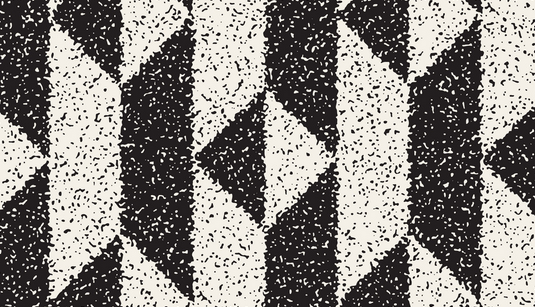
#> input picture imgs/abstract_black_and_white_noise.png, 535 x 307 px
$ jupyter execute 07_morphological_transformations.ipynb   (shell and % lines are left out)
#> lines starting #> are read from the running program, lines starting #| are printed output that depends on the picture
### funcs.py
import cv2 as cv
import numpy as np
from matplotlib import pyplot as plt

# ------------------------------------------------------------
### matplotlib_imshow
# ------------------------------------------------------------


# converting color mode to RGB and displaying the image as matplotlib figure
def matplotlib_imshow(
    img_title="", img=None, fig_h=5, cv_colorspace_conversion_flag=cv.COLOR_BGR2RGB
):
    """
    title: plot title (to be shown)
    img: image to plot
    fig_h = 7: figure height is set to 7
    cv_colorspace_conversion_flag = cv.COLOR_BGR2RGB: colorspace conversion
    """

    # tinkering with size
    try:
        img_height, img_width = img.shape[0], img.shape[1]
        aspect_ratio = img_width / img_height
        plt.figure(figsize=(fig_h, fig_h * aspect_ratio))
    except AttributeError:
        print(
            "None Type image. Correct_syntax is, matplotlib_imshow(img_title, img, fig_h, cv_colorspace_conversion_flag)."
        )

    # actual code for displaying the image
    plt.imshow(cv.cvtColor(img, cv_colorspace_conversion_flag))
    plt.title(img_title)
    plt.show()


# ------------------------------------------------------------
### Get grayscale canvas (2D)
# ------------------------------------------------------------


def get_canvas(shape, color_code=(80)):
    return np.full(shape, fill_value=color_code, dtype=np.uint8)


# ------------------------------------------------------------
### Auto Canny Edge detector
# ------------------------------------------------------------


# [86 lines left out: functions auto_canny, find_contours, draw_all_contours_one_by_one, not called in this run]

### 07_morphological_transformations.ipynb
### Import Statements

[cell 1]
import matplotlib.pyplot as plt
import numpy as np
import cv2 as cv
import sys
import copy

[cell 2]
from funcs import matplotlib_imshow

## **Morphological Transformations ([Docs](https://docs.opencv.org/4.7.0/d9/d61/tutorial_py_morphological_ops.html))**

Morphological transformations are some simple operations based on the image shape. It is **normally performed on binary images**. It **needs two inputs**, one is our **original image**, second one is called **structuring element or kernel** which decides the nature of operation. Two basic morphological operators are **Erosion and Dilation**. Then its **variant forms** such as, **Opening, Closing, Gradient etc** also comes into play. We will see them one-by-one with help of the following image:

**`Note:`** OpenCv treats the white pixels as the object and the dark ones as background. So, when we refer to objects we are referring to the white pixels in the image.

[cell 3]
abstract_noise_img = cv.imread("./imgs/abstract_black_and_white_noise.png", 0)
#> abstract_noise_img: shape (307, 535); min 0, max 255, mean 133.8

- ### Generating the Structural element (kernel) for morphological transformations

> `cv.getStructuringElement(kernel_shape, kernel_size)` function

<u>Function Parameters</u>
- kernel_shape: Desired shape of the kernel
    - rectangular kernel : cv.MORPH_RECT
    - elliptical kernel : cv.MORPH_ELLIPSE
    - cross-shaped kernel : cv.MORPH_CROSS
- kernel_size: in the form of a tuple (x, y)

[cell 4]
rect_kernel = cv.getStructuringElement(cv.MORPH_RECT, (3, 3))

[cell 5]
rect_kernel

- ### Erosion

Erosion refers to a convolution process in which the boundaries of foreground object (Always try to keep foreground in white) is eroded. So what happens is that, all the pixels near boundary will be discarded depending upon the size of kernel.

So in simple terms, at the boundary of the object `white region decreases in the image`. It is `useful for removing small white noises , detach two connected objects` etc.

> The `cv.erode(src, kernel, iterations)` function

[cell 6]
eroded_img = cv.erode(abstract_noise_img, rect_kernel)
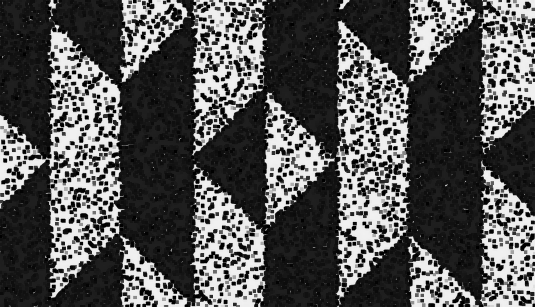
#> eroded_img: shape (307, 535); min 0, max 241, mean 84.2
matplotlib_imshow("Eroding Operation", eroded_img)

As we can see, eroding decreased white specks from inside the black segments although it also increased black noise in the white segments significantly.

- ### Dilation

Dilation is the opposite of errosion. In simple terms, at the boundary of the object `white region increases in the image`. It is `useful for black noise removal, joining broken parts of an object` etc. Dilation followed by Erosion is often used for noise removal.

> The `cv.dilate(src, kernel, iterations)` function

[cell 7]
dilated_img = cv.dilate(abstract_noise_img, rect_kernel)
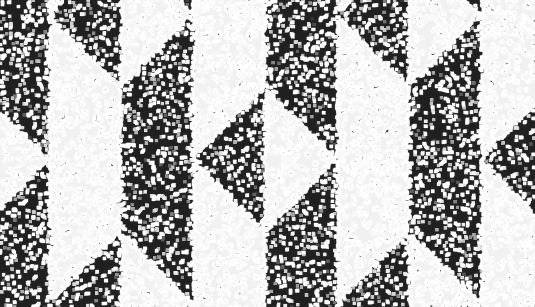
#> dilated_img: shape (307, 535); min 31, max 255, mean 181.9
matplotlib_imshow("Dilation Operation", dilated_img)

As we can see, dilation removed most of the black specks from inside the white segments although white noise in the black segments have increased too.

- ### Opening

Opening is just another name of `erosion followed by dilation`. It is `useful in removing noise`. Because, erosion removes white noises, but it also shrinks our object. So we dilate it. Since noise is gone, they won't come back, but our object area increases.

> The `cv.morphologyEx(src, cv.MORPH_OPEN, kernel)` function

[cell 8]
img_after_opening_morphology_transformation = cv.morphologyEx(
    abstract_noise_img, cv.MORPH_OPEN, rect_kernel
)
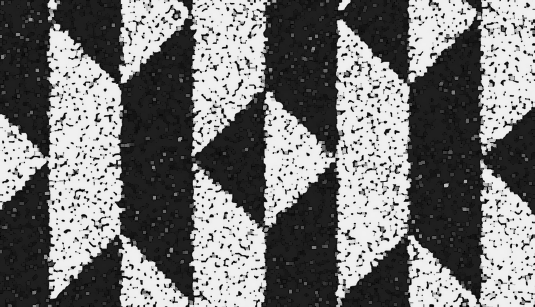
#> img_after_opening_morphology_transformation: shape (307, 535); min 0, max 241, mean 118.7
matplotlib_imshow("Opening Operation", img_after_opening_morphology_transformation)

- ### Closing

Closing is reverse of Opening, `Dilation followed by Erosion`. It is `useful in closing small holes inside the foreground objects, or small black points on the object`.

> The `cv.morphologyEx(src, cv.MORPH_CLOSE, kernel)` function

[cell 9]
img_after_closing_morphology_transformation = cv.morphologyEx(
    img_after_opening_morphology_transformation, cv.MORPH_CLOSE, rect_kernel
)
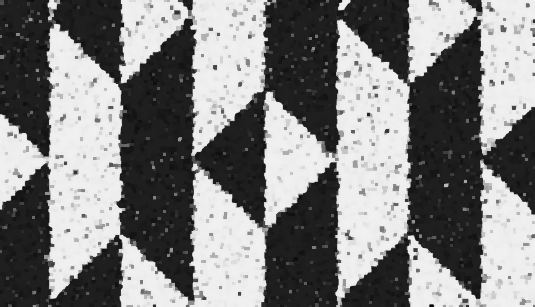
#> img_after_closing_morphology_transformation: shape (307, 535); min 9, max 241, mean 128.6
matplotlib_imshow("Closing Operation", img_after_closing_morphology_transformation)
